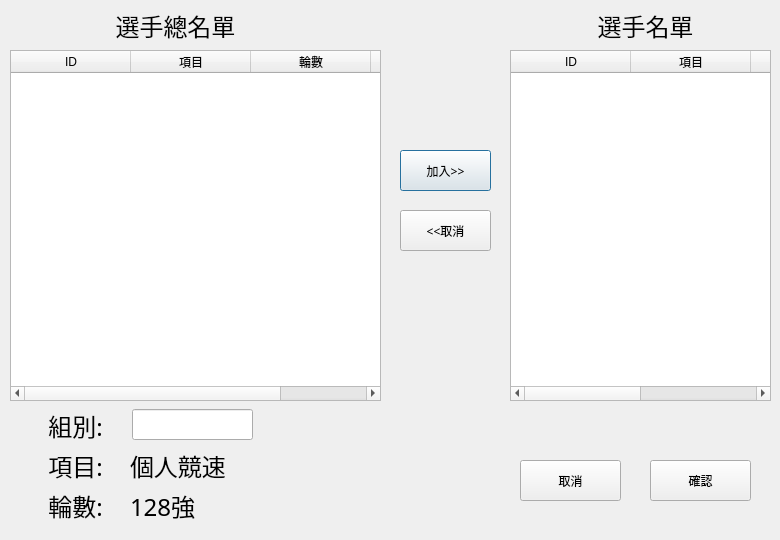
<?xml version="1.0" encoding="UTF-8"?>
<ui version="4.0">
 <class>new_match_dialog</class>
 <widget class="QDialog" name="new_match_dialog">
  <property name="geometry">
   <rect>
    <x>0</x>
    <y>0</y>
    <width>780</width>
    <height>540</height>
   </rect>
  </property>
  <property name="minimumSize">
   <size>
    <width>780</width>
    <height>540</height>
   </size>
  </property>
  <property name="maximumSize">
   <size>
    <width>780</width>
    <height>540</height>
   </size>
  </property>
  <property name="windowTitle">
   <string>新比賽</string>
  </property>
  <widget class="QLabel" name="total_player_list_label">
   <property name="geometry">
    <rect>
     <x>100</x>
     <y>10</y>
     <width>151</width>
     <height>31</height>
    </rect>
   </property>
   <property name="font">
    <font>
     <family>微軟正黑體</family>
     <pointsize>18</pointsize>
    </font>
   </property>
   <property name="text">
    <string>選手總名單</string>
   </property>
   <property name="alignment">
    <set>Qt::AlignCenter</set>
   </property>
  </widget>
  <widget class="QTableWidget" name="total_player_list">
   <property name="geometry">
    <rect>
     <x>10</x>
     <y>50</y>
     <width>371</width>
     <height>351</height>
    </rect>
   </property>
   <property name="editTriggers">
    <set>QAbstractItemView::NoEditTriggers</set>
   </property>
   <property name="selectionMode">
    <enum>QAbstractItemView::SingleSelection</enum>
   </property>
   <property name="selectionBehavior">
    <enum>QAbstractItemView::SelectRows</enum>
   </property>
   <attribute name="horizontalHeaderDefaultSectionSize">
    <number>120</number>
   </attribute>
   <column>
    <property name="text">
     <string>ID</string>
    </property>
   </column>
   <column>
    <property name="text">
     <string>項目</string>
    </property>
   </column>
   <column>
    <property name="text">
     <string>輪數</string>
    </property>
   </column>
   <column>
    <property name="text">
     <string>docID</string>
    </property>
   </column>
  </widget>
  <widget class="QLabel" name="player_list_label">
   <property name="geometry">
    <rect>
     <x>570</x>
     <y>10</y>
     <width>151</width>
     <height>31</height>
    </rect>
   </property>
   <property name="font">
    <font>
     <family>微軟正黑體</family>
     <pointsize>18</pointsize>
    </font>
   </property>
   <property name="text">
    <string>選手名單</string>
   </property>
   <property name="alignment">
    <set>Qt::AlignCenter</set>
   </property>
  </widget>
  <widget class="QTableWidget" name="player_list">
   <property name="geometry">
    <rect>
     <x>510</x>
     <y>50</y>
     <width>261</width>
     <height>351</height>
    </rect>
   </property>
   <property name="editTriggers">
    <set>QAbstractItemView::NoEditTriggers</set>
   </property>
   <property name="selectionMode">
    <enum>QAbstractItemView::SingleSelection</enum>
   </property>
   <property name="selectionBehavior">
    <enum>QAbstractItemView::SelectRows</enum>
   </property>
   <attribute name="horizontalHeaderDefaultSectionSize">
    <number>120</number>
   </attribute>
   <column>
    <property name="text">
     <string>ID</string>
    </property>
   </column>
   <column>
    <property name="text">
     <string>項目</string>
    </property>
   </column>
   <column>
    <property name="text">
     <string>輪數</string>
    </property>
   </column>
   <column>
    <property name="text">
     <string>docID</string>
    </property>
   </column>
  </widget>
  <widget class="QPushButton" name="add_btn">
   <property name="geometry">
    <rect>
     <x>400</x>
     <y>150</y>
     <width>91</width>
     <height>41</height>
    </rect>
   </property>
   <property name="font">
    <font>
     <family>微軟正黑體</family>
    </font>
   </property>
   <property name="text">
    <string>加入&gt;&gt;</string>
   </property>
  </widget>
  <widget class="QPushButton" name="remove_btn">
   <property name="geometry">
    <rect>
     <x>400</x>
     <y>210</y>
     <width>91</width>
     <height>41</height>
    </rect>
   </property>
   <property name="font">
    <font>
     <family>微軟正黑體</family>
    </font>
   </property>
   <property name="text">
    <string>&lt;&lt;取消</string>
   </property>
  </widget>
  <widget class="QLabel" name="catgory">
   <property name="geometry">
    <rect>
     <x>130</x>
     <y>450</y>
     <width>141</width>
     <height>31</height>
    </rect>
   </property>
   <property name="font">
    <font>
     <family>微軟正黑體</family>
     <pointsize>18</pointsize>
    </font>
   </property>
   <property name="text">
    <string>個人競速</string>
   </property>
   <property name="alignment">
    <set>Qt::AlignLeading|Qt::AlignLeft|Qt::AlignVCenter</set>
   </property>
  </widget>
  <widget class="QLabel" name="round">
   <property name="geometry">
    <rect>
     <x>130</x>
     <y>490</y>
     <width>141</width>
     <height>31</height>
    </rect>
   </property>
   <property name="font">
    <font>
     <family>微軟正黑體</family>
     <pointsize>18</pointsize>
    </font>
   </property>
   <property name="text">
    <string>128強</string>
   </property>
   <property name="alignment">
    <set>Qt::AlignLeading|Qt::AlignLeft|Qt::AlignVCenter</set>
   </property>
  </widget>
  <widget class="QLabel" name="catgory_label">
   <property name="geometry">
    <rect>
     <x>20</x>
     <y>450</y>
     <width>111</width>
     <height>31</height>
    </rect>
   </property>
   <property name="font">
    <font>
     <family>微軟正黑體</family>
     <pointsize>18</pointsize>
    </font>
   </property>
   <property name="text">
    <string>項目:</string>
   </property>
   <property name="alignment">
    <set>Qt::AlignCenter</set>
   </property>
  </widget>
  <widget class="QLabel" name="round_label">
   <property name="geometry">
    <rect>
     <x>20</x>
     <y>490</y>
     <width>111</width>
     <height>31</height>
    </rect>
   </property>
   <property name="font">
    <font>
     <family>微軟正黑體</family>
     <pointsize>18</pointsize>
    </font>
   </property>
   <property name="text">
    <string>輪數:</string>
   </property>
   <property name="alignment">
    <set>Qt::AlignCenter</set>
   </property>
  </widget>
  <widget class="QLabel" name="group_label">
   <property name="geometry">
    <rect>
     <x>20</x>
     <y>410</y>
     <width>111</width>
     <height>31</height>
    </rect>
   </property>
   <property name="font">
    <font>
     <family>微軟正黑體</family>
     <pointsize>18</pointsize>
    </font>
   </property>
   <property name="text">
    <string>組別:</string>
   </property>
   <property name="alignment">
    <set>Qt::AlignCenter</set>
   </property>
  </widget>
  <widget class="QLineEdit" name="group">
   <property name="geometry">
    <rect>
     <x>132</x>
     <y>409</y>
     <width>121</width>
     <height>31</height>
    </rect>
   </property>
   <property name="font">
    <font>
     <family>微軟正黑體</family>
     <pointsize>12</pointsize>
    </font>
   </property>
  </widget>
  <widget class="QPushButton" name="ok_btn">
   <property name="geometry">
    <rect>
     <x>650</x>
     <y>460</y>
     <width>101</width>
     <height>41</height>
    </rect>
   </property>
   <property name="font">
    <font>
     <family>微軟正黑體</family>
    </font>
   </property>
   <property name="text">
    <string>確認</string>
   </property>
  </widget>
  <widget class="QPushButton" name="cancel_btn">
   <property name="geometry">
    <rect>
     <x>520</x>
     <y>460</y>
     <width>101</width>
     <height>41</height>
    </rect>
   </property>
   <property name="font">
    <font>
     <family>微軟正黑體</family>
    </font>
   </property>
   <property name="text">
    <string>取消</string>
   </property>
  </widget>
 </widget>
 <resources/>
 <connections/>
</ui>
